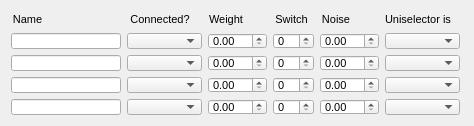
  <widget class="QWidget" name="layoutWidget_5">
   <property name="geometry">
    <rect>
     <x>9</x>
     <y>270</y>
     <width>466</width>
     <height>108</height>
    </rect>
   </property>
   <layout class="QHBoxLayout" name="horizontalLayout_15">
    <item>
     <layout class="QVBoxLayout" name="verticalLayout_37">
      <item>
       <widget class="QLabel" name="label_42">
        <property name="sizePolicy">
         <sizepolicy hsizetype="Fixed" vsizetype="Preferred">
          <horstretch>0</horstretch>
          <verstretch>0</verstretch>
         </sizepolicy>
        </property>
        <property name="minimumSize">
         <size>
          <width>33</width>
          <height>16</height>
         </size>
        </property>
        <property name="maximumSize">
         <size>
          <width>33</width>
          <height>16</height>
         </size>
        </property>
        <property name="font">
         <font>
          <pointsize>8</pointsize>
         </font>
        </property>
        <property name="text">
         <string>Name</string>
        </property>
        <property name="alignment">
         <set>Qt::AlignCenter</set>
        </property>
       </widget>
      </item>
      <item>
       <widget class="QLineEdit" name="uni1Unit1ConnNameLineEdit_3">
        <property name="sizePolicy">
         <sizepolicy hsizetype="Fixed" vsizetype="Fixed">
          <horstretch>0</horstretch>
          <verstretch>0</verstretch>
         </sizepolicy>
        </property>
        <property name="minimumSize">
         <size>
          <width>110</width>
          <height>16</height>
         </size>
        </property>
        <property name="maximumSize">
         <size>
          <width>110</width>
          <height>16</height>
         </size>
        </property>
        <property name="font">
         <font>
          <pointsize>8</pointsize>
         </font>
        </property>
       </widget>
      </item>
      <item>
       <widget class="QLineEdit" name="uni1Unit2ConnNameLineEdit_3">
        <property name="sizePolicy">
         <sizepolicy hsizetype="Fixed" vsizetype="Fixed">
          <horstretch>0</horstretch>
          <verstretch>0</verstretch>
         </sizepolicy>
        </property>
        <property name="minimumSize">
         <size>
          <width>110</width>
          <height>16</height>
         </size>
        </property>
        <property name="maximumSize">
         <size>
          <width>110</width>
          <height>16</height>
         </size>
        </property>
        <property name="font">
         <font>
          <pointsize>8</pointsize>
         </font>
        </property>
       </widget>
      </item>
      <item>
       <widget class="QLineEdit" name="uni1Unit3ConnNameLineEdit_3">
        <property name="sizePolicy">
         <sizepolicy hsizetype="Fixed" vsizetype="Fixed">
          <horstretch>0</horstretch>
          <verstretch>0</verstretch>
         </sizepolicy>
        </property>
        <property name="minimumSize">
         <size>
          <width>110</width>
          <height>16</height>
         </size>
        </property>
        <property name="maximumSize">
         <size>
          <width>110</width>
          <height>16</height>
         </size>
        </property>
        <property name="font">
         <font>
          <pointsize>8</pointsize>
         </font>
        </property>
       </widget>
      </item>
      <item>
       <widget class="QLineEdit" name="uni1Unit4ConnNameLineEdit_3">
        <property name="sizePolicy">
         <sizepolicy hsizetype="Fixed" vsizetype="Fixed">
          <horstretch>0</horstretch>
          <verstretch>0</verstretch>
         </sizepolicy>
        </property>
        <property name="minimumSize">
         <size>
          <width>110</width>
          <height>16</height>
         </size>
        </property>
        <property name="maximumSize">
         <size>
          <width>110</width>
          <height>16</height>
         </size>
        </property>
        <property name="font">
         <font>
          <pointsize>8</pointsize>
         </font>
        </property>
       </widget>
      </item>
     </layout>
    </item>
    <item>
     <layout class="QVBoxLayout" name="verticalLayout_38">
      <item>
       <widget class="QLabel" name="label_43">
        <property name="sizePolicy">
         <sizepolicy hsizetype="Fixed" vsizetype="Preferred">
          <horstretch>0</horstretch>
          <verstretch>0</verstretch>
         </sizepolicy>
        </property>
        <property name="minimumSize">
         <size>
          <width>66</width>
          <height>16</height>
         </size>
        </property>
        <property name="maximumSize">
         <size>
          <width>66</width>
          <height>16</height>
         </size>
        </property>
        <property name="font">
         <font>
          <pointsize>8</pointsize>
         </font>
        </property>
        <property name="text">
         <string>Connected?</string>
        </property>
        <property name="alignment">
         <set>Qt::AlignCenter</set>
        </property>
       </widget>
      </item>
      <item>
       <widget class="QComboBox" name="unit1unit1ConnectedComboBox_3">
        <property name="sizePolicy">
         <sizepolicy hsizetype="Fixed" vsizetype="Fixed">
          <horstretch>0</horstretch>
          <verstretch>0</verstretch>
         </sizepolicy>
        </property>
        <property name="minimumSize">
         <size>
          <width>75</width>
          <height>16</height>
         </size>
        </property>
        <property name="maximumSize">
         <size>
          <width>75</width>
          <height>16</height>
         </size>
        </property>
        <property name="font">
         <font>
          <pointsize>8</pointsize>
         </font>
        </property>
       </widget>
      </item>
      <item>
       <widget class="QComboBox" name="unit1unit2ConnectedComboBox_3">
        <property name="sizePolicy">
         <sizepolicy hsizetype="Fixed" vsizetype="Fixed">
          <horstretch>0</horstretch>
          <verstretch>0</verstretch>
         </sizepolicy>
        </property>
        <property name="minimumSize">
         <size>
          <width>75</width>
          <height>16</height>
         </size>
        </property>
        <property name="maximumSize">
         <size>
          <width>75</width>
          <height>16</height>
         </size>
        </property>
        <property name="font">
         <font>
          <pointsize>8</pointsize>
         </font>
        </property>
       </widget>
      </item>
      <item>
       <widget class="QComboBox" name="unit1unit3ConnectedComboBox_3">
        <property name="sizePolicy">
         <sizepolicy hsizetype="Fixed" vsizetype="Fixed">
          <horstretch>0</horstretch>
          <verstretch>0</verstretch>
         </sizepolicy>
        </property>
        <property name="minimumSize">
         <size>
          <width>75</width>
          <height>16</height>
         </size>
        </property>
        <property name="maximumSize">
         <size>
          <width>75</width>
          <height>16</height>
         </size>
        </property>
        <property name="font">
         <font>
          <pointsize>8</pointsize>
         </font>
        </property>
       </widget>
      </item>
      <item>
       <widget class="QComboBox" name="unit1unit4ConnectedComboBox_3">
        <property name="sizePolicy">
         <sizepolicy hsizetype="Fixed" vsizetype="Fixed">
          <horstretch>0</horstretch>
          <verstretch>0</verstretch>
         </sizepolicy>
        </property>
        <property name="minimumSize">
         <size>
          <width>75</width>
          <height>16</height>
         </size>
        </property>
        <property name="maximumSize">
         <size>
          <width>75</width>
          <height>16</height>
         </size>
        </property>
        <property name="font">
         <font>
          <pointsize>8</pointsize>
         </font>
        </property>
       </widget>
      </item>
     </layout>
    </item>
    <item>
     <layout class="QVBoxLayout" name="verticalLayout_39">
      <item>
       <widget class="QLabel" name="label_44">
        <property name="sizePolicy">
         <sizepolicy hsizetype="Fixed" vsizetype="Preferred">
          <horstretch>0</horstretch>
          <verstretch>0</verstretch>
         </sizepolicy>
        </property>
        <property name="minimumSize">
         <size>
          <width>36</width>
          <height>16</height>
         </size>
        </property>
        <property name="maximumSize">
         <size>
          <width>36</width>
          <height>16</height>
         </size>
        </property>
        <property name="font">
         <font>
          <pointsize>8</pointsize>
         </font>
        </property>
        <property name="text">
         <string>Weight</string>
        </property>
        <property name="alignment">
         <set>Qt::AlignCenter</set>
        </property>
       </widget>
      </item>
      <item>
       <widget class="QDoubleSpinBox" name="unit1Unit1WeightDoubleSpinBox_3">
        <property name="sizePolicy">
         <sizepolicy hsizetype="Fixed" vsizetype="Fixed">
          <horstretch>0</horstretch>
          <verstretch>0</verstretch>
         </sizepolicy>
        </property>
        <property name="minimumSize">
         <size>
          <width>59</width>
          <height>16</height>
         </size>
        </property>
        <property name="maximumSize">
         <size>
          <width>59</width>
          <height>16</height>
         </size>
        </property>
        <property name="font">
         <font>
          <pointsize>8</pointsize>
         </font>
        </property>
       </widget>
      </item>
      <item>
       <widget class="QDoubleSpinBox" name="unit1Unit2WeightDoubleSpinBox_3">
        <property name="sizePolicy">
         <sizepolicy hsizetype="Fixed" vsizetype="Fixed">
          <horstretch>0</horstretch>
          <verstretch>0</verstretch>
         </sizepolicy>
        </property>
        <property name="minimumSize">
         <size>
          <width>59</width>
          <height>16</height>
         </size>
        </property>
        <property name="maximumSize">
         <size>
          <width>59</width>
          <height>16</height>
         </size>
        </property>
        <property name="font">
         <font>
          <pointsize>8</pointsize>
         </font>
        </property>
       </widget>
      </item>
      <item>
       <widget class="QDoubleSpinBox" name="unit1Unit3WeightDoubleSpinBox_3">
        <property name="sizePolicy">
         <sizepolicy hsizetype="Fixed" vsizetype="Fixed">
          <horstretch>0</horstretch>
          <verstretch>0</verstretch>
         </sizepolicy>
        </property>
        <property name="minimumSize">
         <size>
          <width>59</width>
          <height>16</height>
         </size>
        </property>
        <property name="maximumSize">
         <size>
          <width>59</width>
          <height>16</height>
         </size>
        </property>
        <property name="font">
         <font>
          <pointsize>8</pointsize>
         </font>
        </property>
       </widget>
      </item>
      <item>
       <widget class="QDoubleSpinBox" name="unit1Unit4WeightDoubleSpinBox_3">
        <property name="sizePolicy">
         <sizepolicy hsizetype="Fixed" vsizetype="Fixed">
          <horstretch>0</horstretch>
          <verstretch>0</verstretch>
         </sizepolicy>
        </property>
        <property name="minimumSize">
         <size>
          <width>59</width>
          <height>16</height>
         </size>
        </property>
        <property name="maximumSize">
         <size>
          <width>59</width>
          <height>16</height>
         </size>
        </property>
        <property name="font">
         <font>
          <pointsize>8</pointsize>
         </font>
        </property>
       </widget>
      </item>
     </layout>
    </item>
    <item>
     <layout class="QVBoxLayout" name="verticalLayout_40">
      <item>
       <widget class="QLabel" name="label_45">
        <property name="sizePolicy">
         <sizepolicy hsizetype="Fixed" vsizetype="Preferred">
          <horstretch>0</horstretch>
          <verstretch>0</verstretch>
         </sizepolicy>
        </property>
        <property name="minimumSize">
         <size>
          <width>37</width>
          <height>16</height>
         </size>
        </property>
        <property name="maximumSize">
         <size>
          <width>37</width>
          <height>16</height>
         </size>
        </property>
        <property name="font">
         <font>
          <pointsize>8</pointsize>
         </font>
        </property>
        <property name="text">
         <string>Switch</string>
        </property>
        <property name="alignment">
         <set>Qt::AlignCenter</set>
        </property>
       </widget>
      </item>
      <item>
       <widget class="QSpinBox" name="unit1Unit1SwitchSpinBox_3">
        <property name="sizePolicy">
         <sizepolicy hsizetype="Fixed" vsizetype="Fixed">
          <horstretch>0</horstretch>
          <verstretch>0</verstretch>
         </sizepolicy>
        </property>
        <property name="minimumSize">
         <size>
          <width>41</width>
          <height>16</height>
         </size>
        </property>
        <property name="maximumSize">
         <size>
          <width>41</width>
          <height>16</height>
         </size>
        </property>
        <property name="font">
         <font>
          <pointsize>8</pointsize>
         </font>
        </property>
       </widget>
      </item>
      <item>
       <widget class="QSpinBox" name="unit1Unit2SwitchSpinBox_3">
        <property name="sizePolicy">
         <sizepolicy hsizetype="Fixed" vsizetype="Fixed">
          <horstretch>0</horstretch>
          <verstretch>0</verstretch>
         </sizepolicy>
        </property>
        <property name="minimumSize">
         <size>
          <width>41</width>
          <height>16</height>
         </size>
        </property>
        <property name="maximumSize">
         <size>
          <width>41</width>
          <height>16</height>
         </size>
        </property>
        <property name="font">
         <font>
          <pointsize>8</pointsize>
         </font>
        </property>
       </widget>
      </item>
      <item>
       <widget class="QSpinBox" name="unit1Unit3SwitchSpinBox_3">
        <property name="sizePolicy">
         <sizepolicy hsizetype="Fixed" vsizetype="Fixed">
          <horstretch>0</horstretch>
          <verstretch>0</verstretch>
         </sizepolicy>
        </property>
        <property name="minimumSize">
         <size>
          <width>41</width>
          <height>16</height>
         </size>
        </property>
        <property name="maximumSize">
         <size>
          <width>41</width>
          <height>16</height>
         </size>
        </property>
        <property name="font">
         <font>
          <pointsize>8</pointsize>
         </font>
        </property>
       </widget>
      </item>
      <item>
       <widget class="QSpinBox" name="unit1Unit1SwitchSpinBox_7">
        <property name="sizePolicy">
         <sizepolicy hsizetype="Fixed" vsizetype="Fixed">
          <horstretch>0</horstretch>
          <verstretch>0</verstretch>
         </sizepolicy>
        </property>
        <property name="minimumSize">
         <size>
          <width>41</width>
          <height>16</height>
         </size>
        </property>
        <property name="maximumSize">
         <size>
          <width>41</width>
          <height>16</height>
         </size>
        </property>
        <property name="font">
         <font>
          <pointsize>8</pointsize>
         </font>
        </property>
       </widget>
      </item>
     </layout>
    </item>
    <item>
     <layout class="QVBoxLayout" name="verticalLayout_41">
      <item>
       <widget class="QLabel" name="label_46">
        <property name="sizePolicy">
         <sizepolicy hsizetype="Fixed" vsizetype="Preferred">
          <horstretch>0</horstretch>
          <verstretch>0</verstretch>
         </sizepolicy>
        </property>
        <property name="minimumSize">
         <size>
          <width>32</width>
          <height>16</height>
         </size>
        </property>
        <property name="maximumSize">
         <size>
          <width>32</width>
          <height>16</height>
         </size>
        </property>
        <property name="font">
         <font>
          <pointsize>8</pointsize>
         </font>
        </property>
        <property name="text">
         <string>Noise</string>
        </property>
        <property name="alignment">
         <set>Qt::AlignCenter</set>
        </property>
       </widget>
      </item>
      <item>
       <widget class="QDoubleSpinBox" name="doubleSpinBox_10">
        <property name="sizePolicy">
         <sizepolicy hsizetype="Fixed" vsizetype="Fixed">
          <horstretch>0</horstretch>
          <verstretch>0</verstretch>
         </sizepolicy>
        </property>
        <property name="minimumSize">
         <size>
          <width>59</width>
          <height>16</height>
         </size>
        </property>
        <property name="maximumSize">
         <size>
          <width>59</width>
          <height>16</height>
         </size>
        </property>
        <property name="font">
         <font>
          <pointsize>8</pointsize>
         </font>
        </property>
       </widget>
      </item>
      <item>
       <widget class="QDoubleSpinBox" name="doubleSpinBox_11">
        <property name="sizePolicy">
         <sizepolicy hsizetype="Fixed" vsizetype="Fixed">
          <horstretch>0</horstretch>
          <verstretch>0</verstretch>
         </sizepolicy>
        </property>
        <property name="minimumSize">
         <size>
          <width>59</width>
          <height>16</height>
         </size>
        </property>
        <property name="maximumSize">
         <size>
          <width>59</width>
          <height>16</height>
         </size>
        </property>
        <property name="font">
         <font>
          <pointsize>8</pointsize>
         </font>
        </property>
       </widget>
      </item>
      <item>
       <widget class="QDoubleSpinBox" name="doubleSpinBox_12">
        <property name="sizePolicy">
         <sizepolicy hsizetype="Fixed" vsizetype="Fixed">
          <horstretch>0</horstretch>
          <verstretch>0</verstretch>
         </sizepolicy>
        </property>
        <property name="minimumSize">
         <size>
          <width>59</width>
          <height>16</height>
         </size>
        </property>
        <property name="maximumSize">
         <size>
          <width>59</width>
          <height>16</height>
         </size>
        </property>
        <property name="font">
         <font>
          <pointsize>8</pointsize>
         </font>
        </property>
       </widget>
      </item>
      <item>
       <widget class="QDoubleSpinBox" name="doubleSpinBox_13">
        <property name="sizePolicy">
         <sizepolicy hsizetype="Fixed" vsizetype="Fixed">
          <horstretch>0</horstretch>
          <verstretch>0</verstretch>
         </sizepolicy>
        </property>
        <property name="minimumSize">
         <size>
          <width>59</width>
          <height>16</height>
         </size>
        </property>
        <property name="maximumSize">
         <size>
          <width>59</width>
          <height>16</height>
         </size>
        </property>
        <property name="font">
         <font>
          <pointsize>8</pointsize>
         </font>
        </property>
       </widget>
      </item>
     </layout>
    </item>
    <item>
     <layout class="QVBoxLayout" name="verticalLayout_42">
      <item>
       <widget class="QLabel" name="label_47">
        <property name="sizePolicy">
         <sizepolicy hsizetype="Fixed" vsizetype="Preferred">
          <horstretch>0</horstretch>
          <verstretch>0</verstretch>
         </sizepolicy>
        </property>
        <property name="minimumSize">
         <size>
          <width>78</width>
          <height>16</height>
         </size>
        </property>
        <property name="maximumSize">
         <size>
          <width>78</width>
          <height>16</height>
         </size>
        </property>
        <property name="font">
         <font>
          <pointsize>8</pointsize>
         </font>
        </property>
        <property name="text">
         <string>Uniselector is</string>
        </property>
       </widget>
      </item>
      <item>
       <widget class="QComboBox" name="comboBox_3">
        <property name="sizePolicy">
         <sizepolicy hsizetype="Fixed" vsizetype="Fixed">
          <horstretch>0</horstretch>
          <verstretch>0</verstretch>
         </sizepolicy>
        </property>
        <property name="minimumSize">
         <size>
          <width>75</width>
          <height>16</height>
         </size>
        </property>
        <property name="maximumSize">
         <size>
          <width>75</width>
          <height>16</height>
         </size>
        </property>
        <property name="font">
         <font>
          <pointsize>8</pointsize>
         </font>
        </property>
       </widget>
      </item>
      <item>
       <widget class="QComboBox" name="comboBox_10">
        <property name="sizePolicy">
         <sizepolicy hsizetype="Fixed" vsizetype="Fixed">
          <horstretch>0</horstretch>
          <verstretch>0</verstretch>
         </sizepolicy>
        </property>
        <property name="minimumSize">
         <size>
          <width>75</width>
          <height>16</height>
         </size>
        </property>
        <property name="maximumSize">
         <size>
          <width>75</width>
          <height>16</height>
         </size>
        </property>
        <property name="font">
         <font>
          <pointsize>8</pointsize>
         </font>
        </property>
       </widget>
      </item>
      <item>
       <widget class="QComboBox" name="comboBox_11">
        <property name="sizePolicy">
         <sizepolicy hsizetype="Fixed" vsizetype="Fixed">
          <horstretch>0</horstretch>
          <verstretch>0</verstretch>
         </sizepolicy>
        </property>
        <property name="minimumSize">
         <size>
          <width>75</width>
          <height>16</height>
         </size>
        </property>
        <property name="maximumSize">
         <size>
          <width>75</width>
          <height>16</height>
         </size>
        </property>
        <property name="font">
         <font>
          <pointsize>8</pointsize>
         </font>
        </property>
       </widget>
      </item>
      <item>
       <widget class="QComboBox" name="comboBox_12">
        <property name="sizePolicy">
         <sizepolicy hsizetype="Fixed" vsizetype="Fixed">
          <horstretch>0</horstretch>
          <verstretch>0</verstretch>
         </sizepolicy>
        </property>
        <property name="minimumSize">
         <size>
          <width>75</width>
          <height>16</height>
         </size>
        </property>
        <property name="maximumSize">
         <size>
          <width>75</width>
          <height>16</height>
         </size>
        </property>
        <property name="font">
         <font>
          <pointsize>8</pointsize>
         </font>
        </property>
       </widget>
      </item>
     </layout>
    </item>
   </layout>
  </widget>
